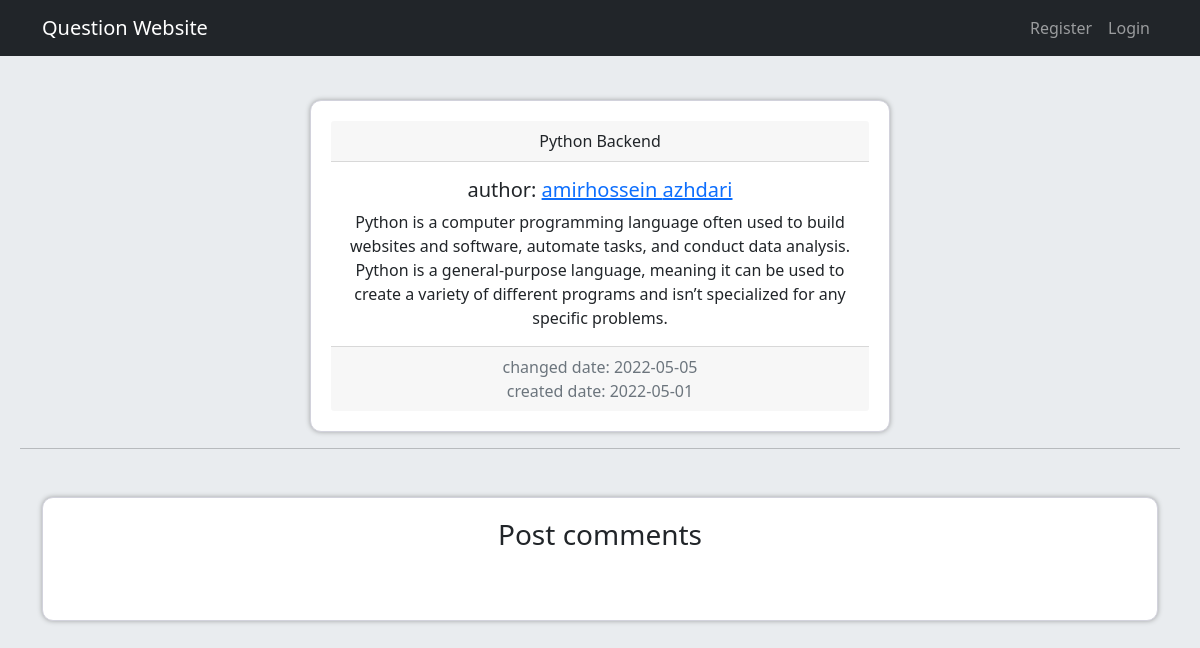
The app's page /posts/1/python-is-a-computer-programming-language-often-us/ with its own data.
### posts/models.py (models this page shows, shortened)
class Post(models.Model):
    user = models.ForeignKey(User, on_delete=models.CASCADE, related_name='posts')
    title = models.CharField(max_length=50)
    body = models.TextField()
    slug = models.SlugField()
    created = models.DateTimeField(auto_now_add=True)
    updated = models.DateTimeField(auto_now=True)
    class Meta:
        ordering = ['-updated', '-created']

### posts/views.py (the view)
# urls.py: path('<int:post_id>/<slug:post_slug>/', views.PostDetailView.as_view(), name="post_detail"),
class PostDetailView(View):
    def get(self, request, post_id, post_slug):
        post = get_object_or_404(Post, pk=post_id, slug=post_slug)
        comments = post.comments.filter(is_reply=False)
        return render(request, 'posts/detail.html', {"post": post, "comments": comments})

### posts/templates/posts/detail.html (shortened to what this page needs)
{% extends 'base.html' %}
{% load static %}
{% block header_references %}
    <link href="{% static 'posts/comments_card.css' %}" rel="stylesheet">
{% endblock %}
{% block content %}
    <div class="card text-center" style="margin-left: 25%; width: 50%">
        <div class="card-header">
            {{ post.title }}
        </div>
        <div class="card-body">
            <h5 class="card-title">author:
                <a href="{% url 'accounts:user_profile' post.user.id %}">
                    {{ post.user.first_name }} {{ post.user.last_name }}
                </a>
            </h5>
            <p class="card-text">{{ post.body }}</p>
        </div>
        <div class="card-footer text-muted">
            changed date: {{ post.updated|date:"Y-m-d" }} <br> created date: {{ post.created|date:"Y-m-d" }}
        </div>
    </div>
    <hr>
    <div class="container mb-5 mt-5">
        <div class="card">
            <div class="row">
                <div class="col-md-12">
                    <h3 class="text-center mb-5">
                        Post comments
                    </h3>
            </div>
        </div>
    </div>
    </div>
{% endblock %}

### posts/static/posts/comments_card.css (style rules this page uses)
.card { position: relative; display: flex; padding: 20px; flex-direction: column; min-width: 0; word-wrap: break-word; background-color: #fff; background-clip: border-box; border: 1px solid #d2d2dc; border-radius: 11px; -webkit-box-shadow: 0px 0px 5px 0px rgb(249, 249, 250); -moz-box-shadow: 0px 0px 5px 0px rgba(212, 182, 212, 1); box-shadow: 0px 0px 5px 0px rgb(161, 163, 164) }

### templates/base.html (style rules this page uses)
body { background-color: #e9ecef; }

### records on screen
Post: title "Python Backend", user.first_name "amirhossein", user.last_name "azhdari", body "Python is a computer programming language often used to build websites and software, automate tasks, and conduct data analysis. Python is a general-purpose language, meaning it can be used to create a variety of different programs and isn’t specialized for any specific problems.", updated "2022-05-05", created "2022-05-01"
